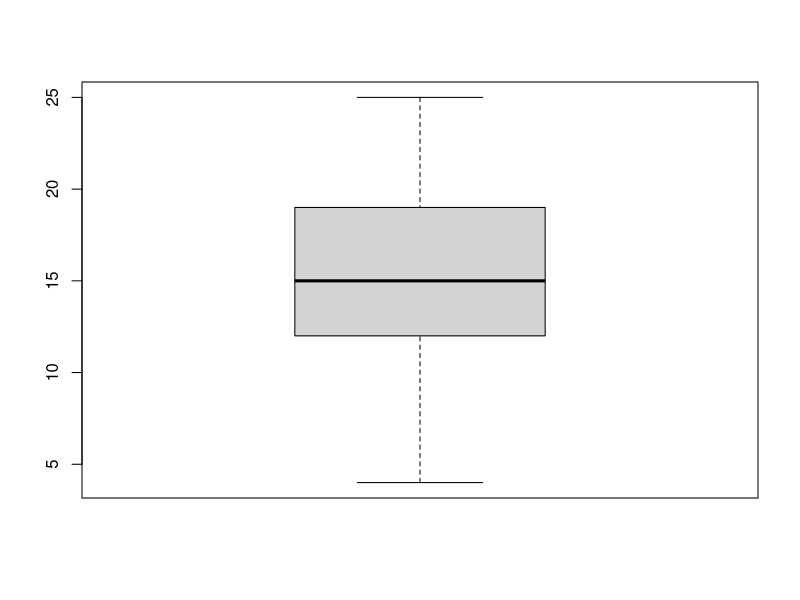
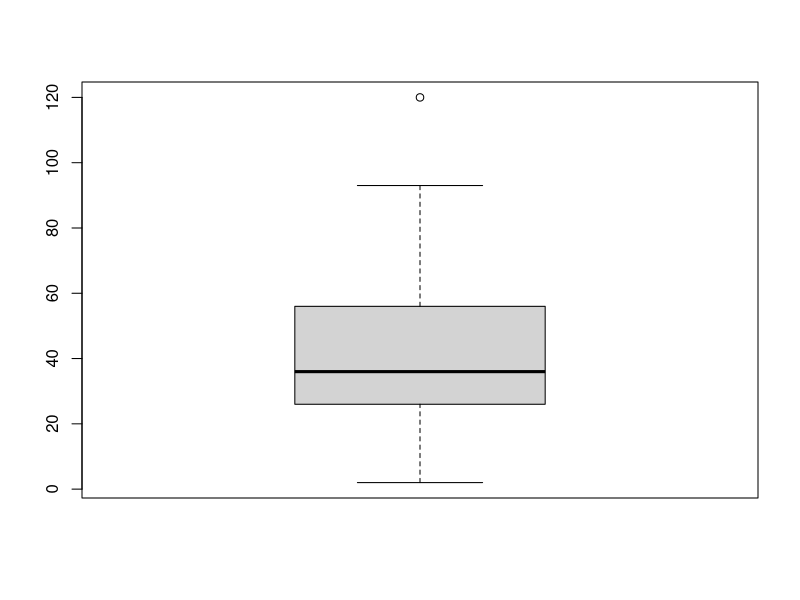
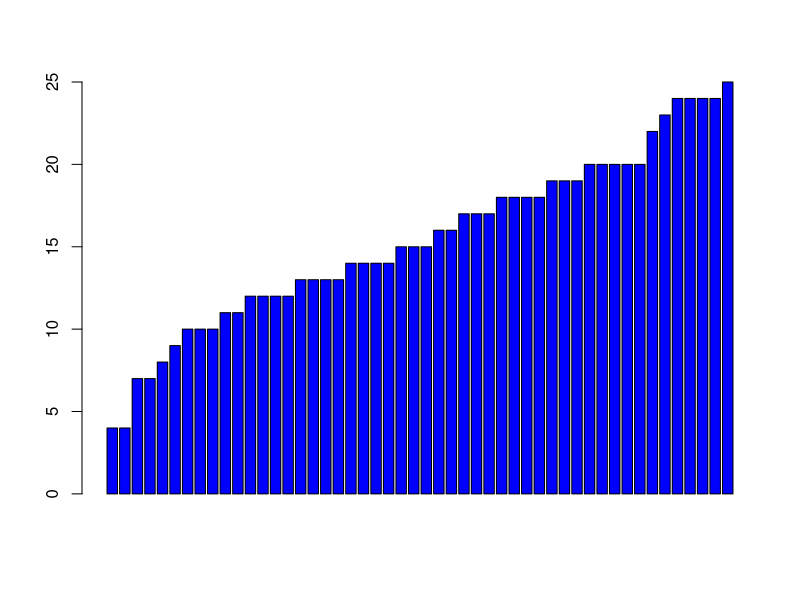
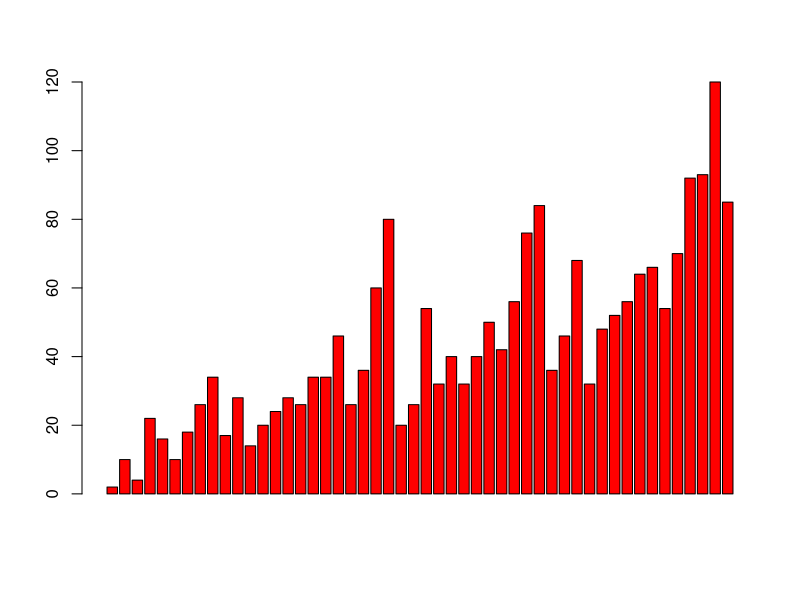
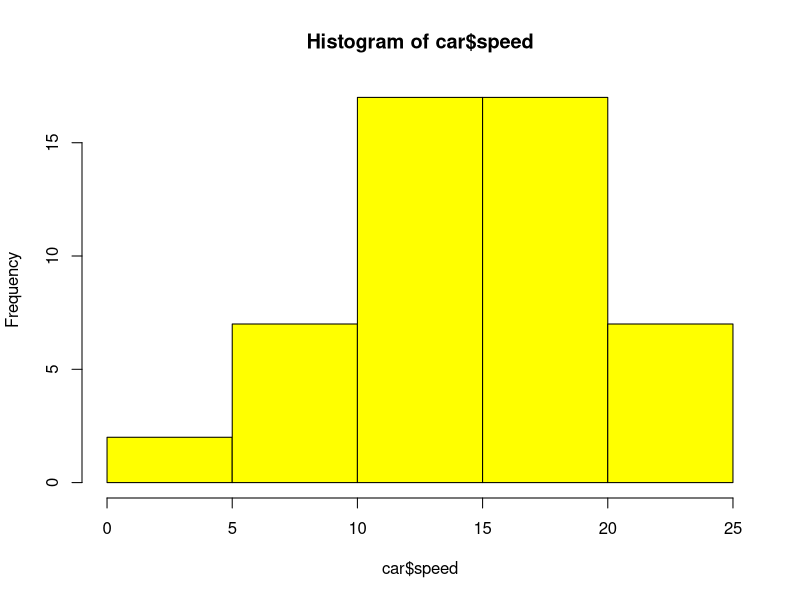
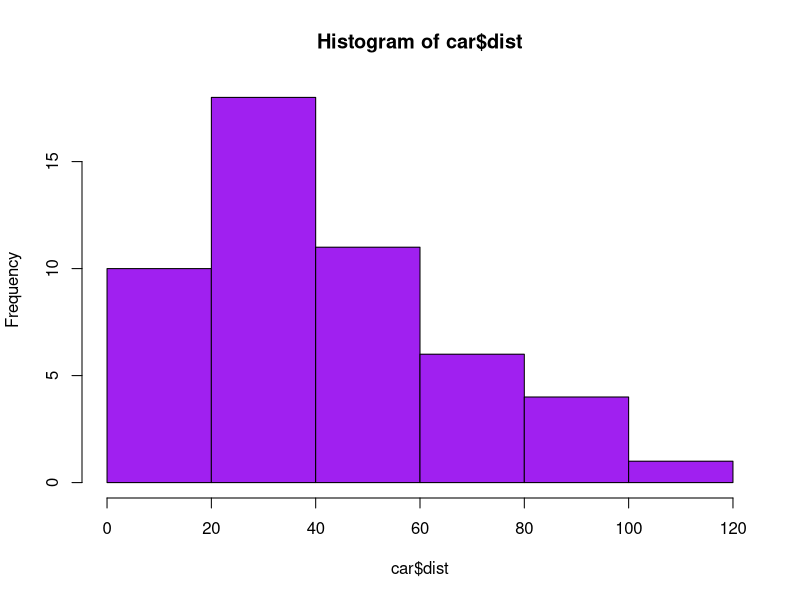
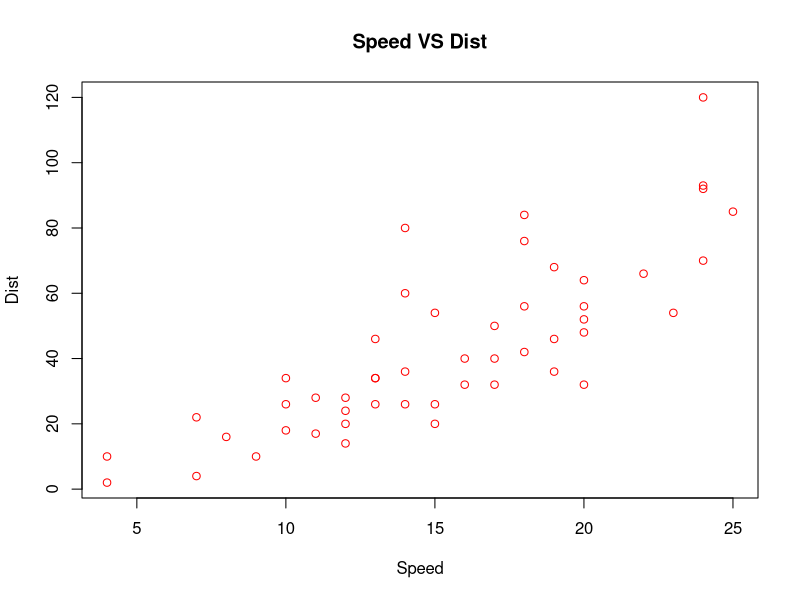
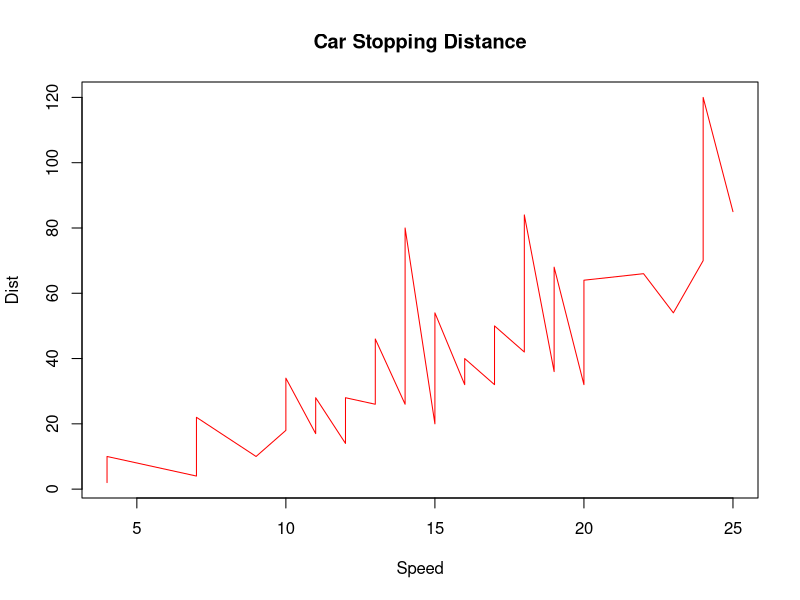

These figures' R source, in order:
datasets::cars

car <- datasets::cars
summary(car)

## Otliers Plotting ##

boxplot(car$speed)
boxplot(car$dist)

## Different types Plots ##

## Bar Plots ##

barplot(car$speed, col = 'blue')
barplot(car$dist, col = 'red')

## Histogram Plots ##

hist(car$speed, col = 'yellow')
hist(car$dist, col = 'purple')

## Speed VS Dist ##

plot(car$speed,car$dist,main = 'Speed VS Dist',
     xlab = 'Speed', ylab = 'Dist', col = 'red')

## Relationship between two variable ##

plot(car$speed,car$dist,main = 'Car Stopping Distance',
     xlab = 'Speed', ylab = 'Dist', type = 'l', col = 'red')

## Train-Test Split ##

library(caTools)
set.seed(2)
split <- sample.split(car, SplitRatio = 0.7)
split
train <- subset(car, split = T)
test <- subset(car, split = F)
train
test

## Regression Model ##

model <- lm(dist~., data = train)
model
summary(model)

## Pridiction ##

pred <- predict.lm(model,test)
pred

## Accuracy ##

rmse <- sqrt(mean(pred-car$dist)^2)
rmse

## Plotting actual & prediction ##

plot(car$dist, type = 'l', col = 'blue')
lines(pred, type = 'l', col = 'red')

## Scatterpolt ##

scatter.smooth(car$speed,car$dist)

## Regression Value y = b+mx for 100 speed ##

y <- 17.5791+(3.9324*100)
y
